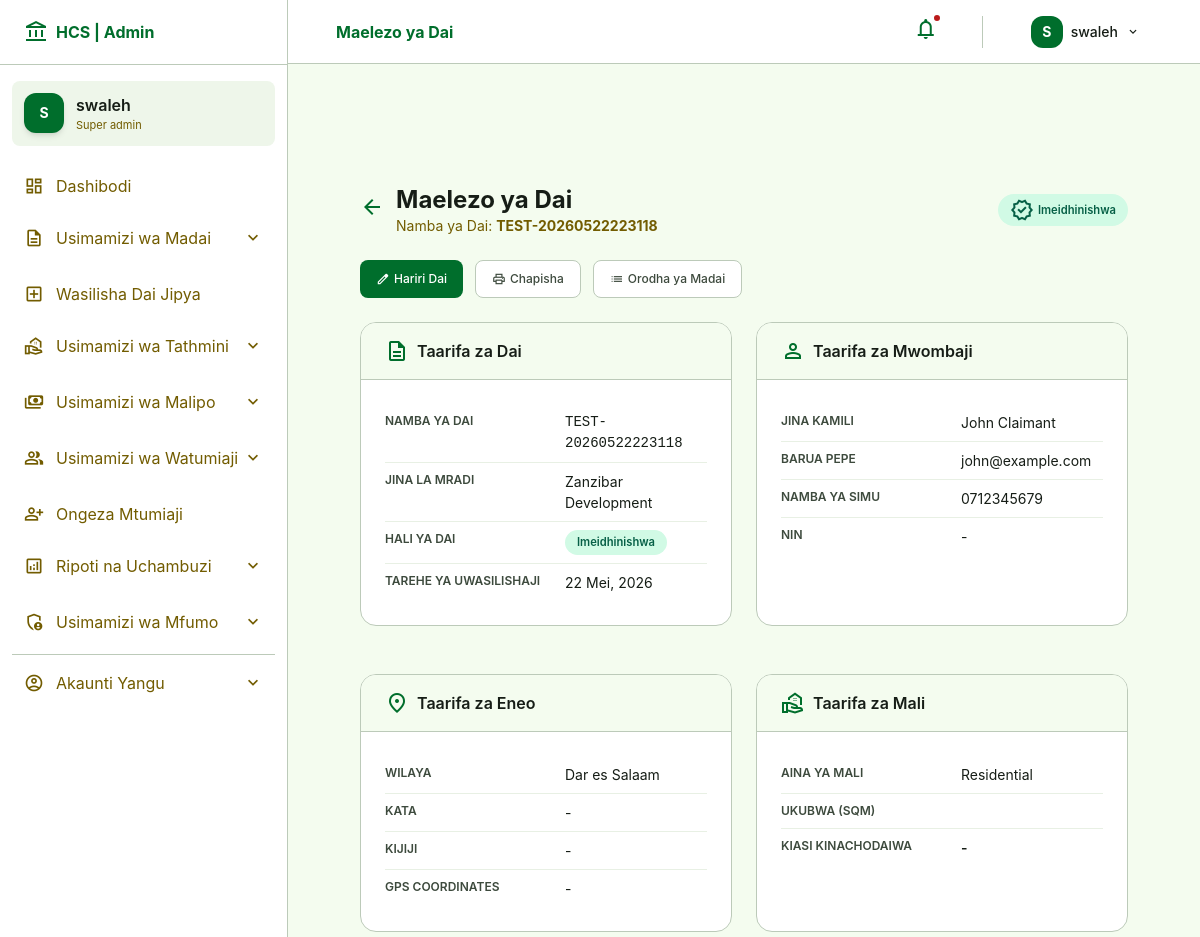
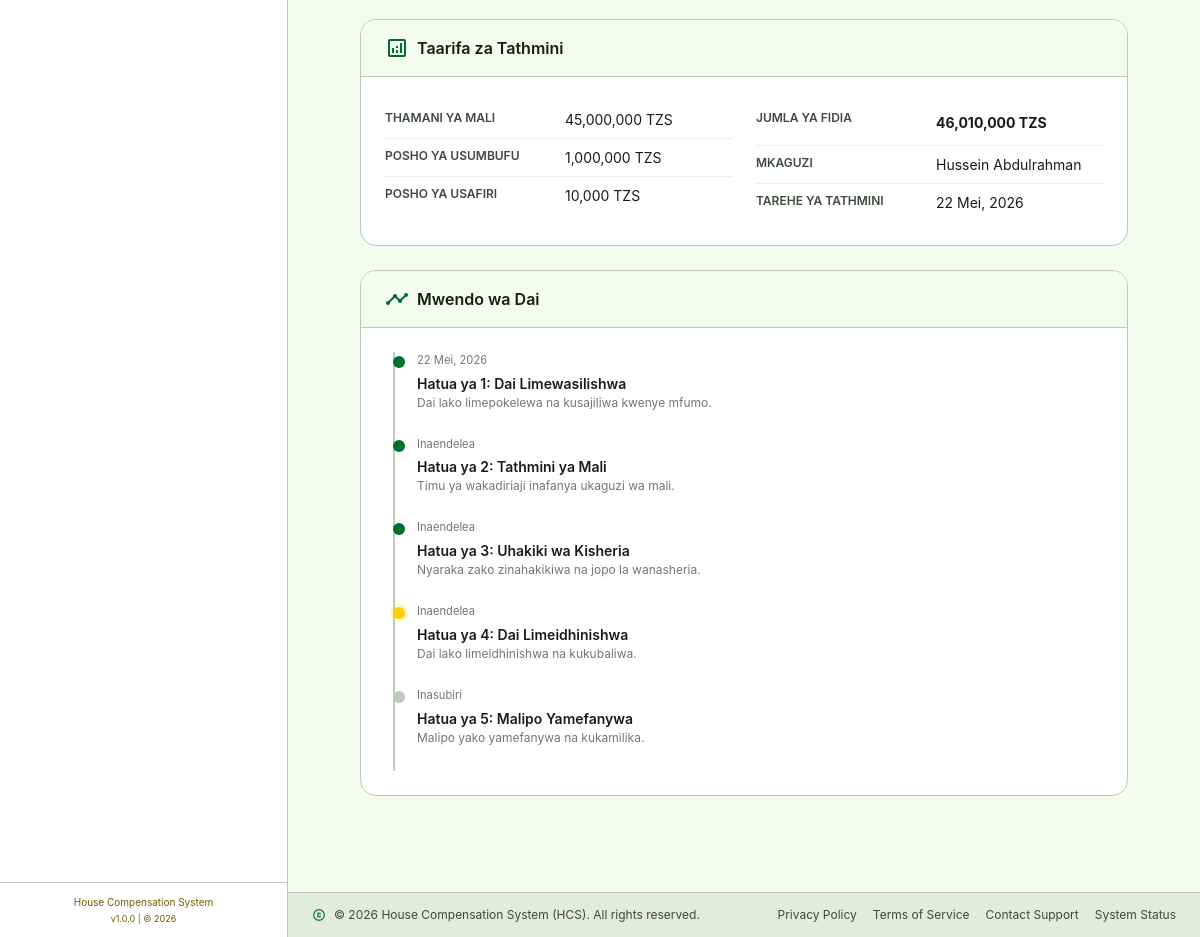
The page /admin/view-claim.php?id=3 (signed in) on the database its author committed (2 pictures, top to bottom).
### tables this page shows
CREATE TABLE `valuations` (
  `id` int(11) NOT NULL,
  `claim_id` int(11) NOT NULL,
  `valuer_id` int(11) DEFAULT NULL,
  `property_value` decimal(15,2) DEFAULT NULL,
  `disturbance_allowance` decimal(15,2) DEFAULT NULL,
  `transport_allowance` decimal(15,2) DEFAULT NULL,
  `total_compensation` decimal(15,2) DEFAULT NULL,
  `valuation_report` text DEFAULT NULL,
  `created_at` timestamp NOT NULL DEFAULT current_timestamp()
);

CREATE TABLE `claims` (
  `id` int(11) NOT NULL,
  `claimant_id` int(11) NOT NULL,
  `claim_number` varchar(100) NOT NULL,
  `project_name` varchar(255) DEFAULT NULL,
  `district` varchar(100) DEFAULT NULL,
  `ward` varchar(100) DEFAULT NULL,
  `village` varchar(100) DEFAULT NULL,
  `property_type` varchar(100) DEFAULT NULL,
  `property_size` varchar(100) DEFAULT NULL,
  `claim_amount` decimal(15,2) DEFAULT NULL,
  `valuation_amount` decimal(15,2) DEFAULT NULL,
  `approved_amount` decimal(15,2) DEFAULT NULL,
  `decision_date` date DEFAULT NULL,
  `gps_coordinates` varchar(255) DEFAULT NULL,
  `description` text DEFAULT NULL,
  `status` enum('submitted','valuation','legal_review','approved','rejected','paid') DEFAULT 'submitted',
  `created_at` timestamp NOT NULL DEFAULT current_timestamp(),
  `updated_at` timestamp NOT NULL DEFAULT current_timestamp() ON UPDATE current_timestamp()
);

CREATE TABLE `users` (
  `id` int(11) NOT NULL,
  `full_name` varchar(255) NOT NULL,
  `email` varchar(255) NOT NULL,
  `phone` varchar(20) DEFAULT NULL,
  `nin` varchar(30) DEFAULT NULL,
  `role` enum('super_admin','claimant','valuer','legal_officer','finance_officer','commissioner') DEFAULT 'claimant',
  `password` varchar(255) NOT NULL,
  `status` enum('active','inactive') DEFAULT 'active',
  `created_at` timestamp NOT NULL DEFAULT current_timestamp()
);

### includes/functions.php (called while the page is built, shortened)
<?php
function formatDateSw($date) {
    $months = ['Januari', 'Februari', 'Machi', 'Aprili', 'Mei', 'Juni', 'Julai', 'Agosti', 'Septemba', 'Oktoba', 'Novemba', 'Disemba'];
    $timestamp = strtotime($date);
    return date('d', $timestamp) . ' ' . $months[date('n', $timestamp) - 1] . ', ' . date('Y', $timestamp);
}
function getStatusLabel($status) {
    $labels = [
        'submitted' => 'Imetumwa',
        'valuation' => 'Tathmini',
        'legal_review' => 'Uhakiki wa Kisheria',
        'approved' => 'Imeidhinishwa',
        'rejected' => 'Imekataliwa',
        'paid' => 'Imelipwa',
        'active' => 'Inatumika',
        'inactive' => 'Haifanyi kazi'
    ];
    return $labels[$status] ?? ucfirst($status);
}
?>

### admin/view-claim.php (the view, shortened to what this page needs)
<?php
require_once '../includes/functions.php';
$claim_id = isset($_GET['id']) ? intval($_GET['id']) : 0;
$conn = getDB();
$query = "SELECT c.*,
                 u.full_name as claimant_name,
                 u.email as claimant_email,
                 u.phone as claimant_phone,
                 u.nin as claimant_nin,
                 v.property_value,
                 v.disturbance_allowance,
                 v.transport_allowance,
                 v.total_compensation as valuation_total,
                 v.valuation_report,
                 v.created_at as valuation_date,
                 v.valuer_id,
                 vu.full_name as valuer_name
          FROM claims c
          JOIN users u ON c.claimant_id = u.id
          LEFT JOIN valuations v ON c.id = v.claim_id
          LEFT JOIN users vu ON v.valuer_id = vu.id
          WHERE c.id = ?";
$stmt = mysqli_prepare($conn, $query);
mysqli_stmt_bind_param($stmt, "i", $claim_id);
mysqli_stmt_execute($stmt);
$result = mysqli_stmt_get_result($stmt);
if ($claim = mysqli_fetch_assoc($result)) {
    logAudit($conn, $_SESSION['user_id'], 'VIEW_CLAIM', 'claims', $claim_id, null, [
        'claim_number' => $claim['claim_number']
    ]);
} else {
    header("Location: claims.php");
    exit();
}
$payments = [];
require_once __DIR__ . '/includes/admin-header.php';
?>
<div class="max-w-5xl mx-auto px-4 md:px-6 py-4 md:py-6">
    <div class="flex items-center justify-between mb-6">
        <div class="flex items-center gap-3">
            <a href="claims.php" class="text-primary hover:opacity-80 transition">
                <span class="material-symbols-outlined">arrow_back</span>
            </a>
            <div>
                <h1 class="text-xl md:text-2xl font-bold text-on-background">Maelezo ya Dai</h1>
                <p class="text-sm text-secondary">Namba ya Dai: <strong><?php echo htmlspecialchars($claim['claim_number']); ?></strong></p>
            </div>
        </div>
        <div class="flex items-center gap-2">
            <span class="status-badge <?php echo $claim['status']; ?>">
                <span class="material-symbols-outlined">
                </span>
                <?php echo getStatusLabel($claim['status']); ?>
            </span>
        </div>
    </div>
    <div class="action-buttons">
        <a href="edit-claim.php?id=<?php echo $claim_id; ?>" class="btn btn-primary">
            <span class="material-symbols-outlined text-sm">edit</span> Hariri Dai
        </a>
        <button onclick="printClaim()" class="btn btn-secondary">
            <span class="material-symbols-outlined text-sm">print</span> Chapisha
        </button>
        <a href="claims.php" class="btn btn-secondary">
            <span class="material-symbols-outlined text-sm">list</span> Orodha ya Madai
        </a>
    </div>
    <div class="grid-2">
        <div class="info-card">
            <div class="info-card-header">
                <span class="material-symbols-outlined text-primary">description</span>
                Taarifa za Dai
            </div>
            <div class="info-card-body">
                <div class="info-row">
                    <div class="info-label">Namba ya Dai</div>
                    <div class="info-value font-mono"><?php echo htmlspecialchars($claim['claim_number']); ?></div>
                </div>
                <div class="info-row">
                    <div class="info-label">Jina la Mradi</div>
                    <div class="info-value"><?php echo htmlspecialchars($claim['project_name'] ?? '-'); ?></div>
                </div>
                <div class="info-row">
                    <div class="info-label">Hali ya Dai</div>
                    <div class="info-value">
                        <span class="status-badge <?php echo $claim['status']; ?>">
                            <?php echo getStatusLabel($claim['status']); ?>
                        </span>
                    </div>
                </div>
                <div class="info-row">
                    <div class="info-label">Tarehe ya Uwasilishaji</div>
                    <div class="info-value"><?php echo formatDateSw($claim['created_at']); ?></div>
                </div>
            </div>
        </div>
        <div class="info-card">
            <div class="info-card-header">
                <span class="material-symbols-outlined text-primary">person</span>
                Taarifa za Mwombaji
            </div>
            <div class="info-card-body">
                <div class="info-row">
                    <div class="info-label">Jina Kamili</div>
                    <div class="info-value"><?php echo htmlspecialchars($claim['claimant_name']); ?></div>
                </div>
                <div class="info-row">
                    <div class="info-label">Barua Pepe</div>
                    <div class="info-value"><?php echo htmlspecialchars($claim['claimant_email']); ?></div>
                </div>
                <div class="info-row">
                    <div class="info-label">Namba ya Simu</div>
                    <div class="info-value"><?php echo htmlspecialchars($claim['claimant_phone'] ?? '-'); ?></div>
                </div>
                <div class="info-row">
                    <div class="info-label">NIN</div>
                    <div class="info-value"><?php echo htmlspecialchars($claim['claimant_nin'] ?? '-'); ?></div>
                </div>
            </div>
        </div>
        <div class="info-card">
            <div class="info-card-header">
                <span class="material-symbols-outlined text-primary">location_on</span>
                Taarifa za Eneo
            </div>
            <div class="info-card-body">
                <div class="info-row">
                    <div class="info-label">Wilaya</div>
                    <div class="info-value"><?php echo htmlspecialchars($claim['district'] ?? '-'); ?></div>
                </div>
                <div class="info-row">
                    <div class="info-label">Kata</div>
                    <div class="info-value"><?php echo htmlspecialchars($claim['ward'] ?? '-'); ?></div>
                </div>
                <div class="info-row">
                    <div class="info-label">Kijiji</div>
                    <div class="info-value"><?php echo htmlspecialchars($claim['village'] ?? '-'); ?></div>
                </div>
                <div class="info-row">
                    <div class="info-label">GPS Coordinates</div>
                    <div class="info-value"><?php echo htmlspecialchars($claim['gps_coordinates'] ?? '-'); ?></div>
                </div>
            </div>
        </div>
        <div class="info-card">
            <div class="info-card-header">
                <span class="material-symbols-outlined text-primary">real_estate_agent</span>
                Taarifa za Mali
            </div>
            <div class="info-card-body">
                <div class="info-row">
                    <div class="info-label">Aina ya Mali</div>
                    <div class="info-value"><?php echo ucfirst(htmlspecialchars($claim['property_type'] ?? '-')); ?></div>
                </div>
                <div class="info-row">
                    <div class="info-label">Ukubwa (sqm)</div>
                    <div class="info-value"><?php echo htmlspecialchars($claim['property_size'] ?? '-'); ?></div>
                </div>
                <div class="info-row">
                    <div class="info-label">Kiasi Kinachodaiwa</div>
                    <div class="info-value font-semibold text-primary">
                        <?php echo $claim['claim_amount'] ? number_format($claim['claim_amount'], 0) . ' TZS' : '-'; ?>
                    </div>
                </div>
            </div>
        </div>
    </div>
    <?php if ($claim['valuation_total']): ?>
    <div class="info-card">
        <div class="info-card-header">
            <span class="material-symbols-outlined text-primary">analytics</span>
            Taarifa za Tathmini
        </div>
        <div class="info-card-body">
            <div class="grid-2">
                <div>
                    <div class="info-row">
                        <div class="info-label">Thamani ya Mali</div>
                        <div class="info-value"><?php echo number_format($claim['property_value'], 0) . ' TZS'; ?></div>
                    </div>
                    <div class="info-row">
                        <div class="info-label">Posho ya Usumbufu</div>
                        <div class="info-value"><?php echo number_format($claim['disturbance_allowance'], 0) . ' TZS'; ?></div>
                    </div>
                    <div class="info-row">
                        <div class="info-label">Posho ya Usafiri</div>
                        <div class="info-value"><?php echo number_format($claim['transport_allowance'], 0) . ' TZS'; ?></div>
                    </div>
                </div>
                <div>
                    <div class="info-row">
                        <div class="info-label">Jumla ya Fidia</div>
                        <div class="info-value font-bold text-primary text-lg">
                            <?php echo number_format($claim['valuation_total'], 0) . ' TZS'; ?>
                        </div>
                    </div>
                    <div class="info-row">
                        <div class="info-label">Mkaguzi</div>
                        <div class="info-value"><?php echo htmlspecialchars($claim['valuer_name'] ?? '-'); ?></div>
                    </div>
                    <div class="info-row">
                        <div class="info-label">Tarehe ya Tathmini</div>
                        <div class="info-value"><?php echo formatDateSw($claim['valuation_date']); ?></div>
                    </div>
                </div>
            </div>
        </div>
    </div>
    <?php endif; ?>
    <div class="info-card">
        <div class="info-card-header">
            <span class="material-symbols-outlined text-primary">timeline</span>
            Mwendo wa Dai
        </div>
        <div class="info-card-body">
            <div class="timeline">
                <?php
                $status_order = ['submitted', 'valuation', 'legal_review', 'approved', 'paid'];
                $current_index = array_search($claim['status'], $status_order);
                $status_labels = [
                    'submitted' => 'Dai Limewasilishwa',
                    'valuation' => 'Tathmini ya Mali',
                    'legal_review' => 'Uhakiki wa Kisheria',
                    'approved' => 'Dai Limeidhinishwa',
                    'paid' => 'Malipo Yamefanywa'
                ];
                $status_descriptions = [
                    'submitted' => 'Dai lako limepokelewa na kusajiliwa kwenye mfumo.',
                    'valuation' => 'Timu ya wakadiriaji inafanya ukaguzi wa mali.',
                    'legal_review' => 'Nyaraka zako zinahakikiwa na jopo la wanasheria.',
                    'approved' => 'Dai lako limeidhinishwa na kukubaliwa.',
                    'paid' => 'Malipo yako yamefanywa na kukamilika.'
                ];
                foreach ($status_order as $index => $status_key):
                    $is_completed = $index < $current_index;
                    $is_current = $index == $current_index;
                ?>
                <div class="timeline-item <?php echo $is_completed ? 'completed' : ($is_current ? 'current' : ''); ?>">
                    <div class="timeline-date">
                        <?php
                        if ($is_completed || $is_current) {
                            if ($status_key === 'submitted') echo formatDateSw($claim['created_at']);
                            elseif ($status_key === 'paid' && $claim['status'] === 'paid') echo formatDateSw($payments[0]['paid_at'] ?? '');
                            else echo 'Inaendelea';
                        } else {
                            echo 'Inasubiri';
                        }
                        ?>
                    </div>
                    <div class="timeline-title">Hatua ya <?php echo $index + 1; ?>: <?php echo $status_labels[$status_key]; ?></div>
                    <div class="timeline-desc"><?php echo $status_descriptions[$status_key]; ?></div>
                </div>
                <?php endforeach; ?>
            </div>
        </div>
    </div>
</div>
<?php require_once __DIR__ . '/includes/admin-footer.php'; ?>

### rows shown on the page
valuations: claim.claim_number "TEST-20260522223118", claim.status "Imeidhinishwa", claim.project_name "Zanzibar Development", claim.created_at "22 Mei, 2026", users.full_name "John Claimant", users.email "john@example.com", users.phone "0712345679", users.nin "-", claim.district "Dar es Salaam", claim.ward "-", claim.village "-", claim.gps_coordinates "-", claim.property_type "Residential", property_value "45,000,000", disturbance_allowance "1,000,000", transport_allowance "10,000", total_compensation "46,010,000", valuer.full_name "Hussein Abdulrahman", created_at "22 Mei, 2026"

### other values the page prints
substr($_SESSION['full_name'] ?? 'A', 0, 1) "S"
$_SESSION['full_name'] "swaleh"
str_replace('_', ' ', $_SESSION['role'] ?? 'Super Admin') "Super admin"
$page_heading "Maelezo ya Dai"
substr($_SESSION['full_name'], 0, 1) "S"
$status_labels[$status_key] "Dai Limewasilishwa"
$status_descriptions[$status_key] "Dai lako limepokelewa na kusajiliwa kwenye mfumo."
$status_labels[$status_key] "Tathmini ya Mali"
$status_descriptions[$status_key] "Timu ya wakadiriaji inafanya ukaguzi wa mali."
$status_labels[$status_key] "Uhakiki wa Kisheria"
$status_descriptions[$status_key] "Nyaraka zako zinahakikiwa na jopo la wanasheria."
$status_labels[$status_key] "Dai Limeidhinishwa"
$status_descriptions[$status_key] "Dai lako limeidhinishwa na kukubaliwa."
$status_labels[$status_key] "Malipo Yamefanywa"
$status_descriptions[$status_key] "Malipo yako yamefanywa na kukamilika."
